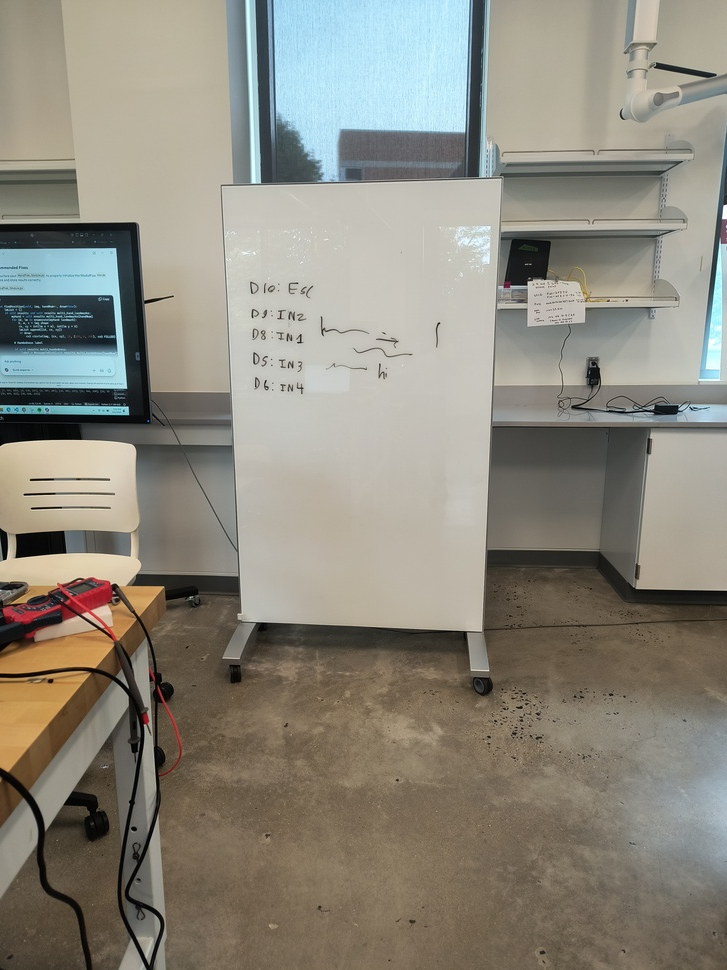
#> input picture e-raser-website/1000006672.jpg, 727 x 970 px, shrunk from 3072 x 4096 before the run, given in place of the camera
$ python robot_tracking.py
#> lines starting #> are read from the running program, lines starting #| are printed output that depends on the picture; after the words box and inside, x2 and y2 are one past the last pixel; in counts of white or black regions, pixels touching at a corner belong together
import numpy as np
import cv2

# ------------------ Configuration ------------------
# Replace these with actual detected corners of the whiteboard in camera space
x1, y1 = 50, 50      # top-left
x2, y2 = 500, 50     # top-right
x3, y3 = 50, 500     # bottom-left
x4, y4 = 500, 500    # bottom-right

MARGIN = 10  # in board units

# Whiteboard coordinate system
WHITEBOARD_WIDTH = 1000
WHITEBOARD_HEIGHT = 1000

# Camera index
CAMERA_INDEX = 1  # adjust if needed

# Filtering thresholds (tune these)
MIN_CONTOUR_AREA = 50
CIRCULARITY_THRESHOLD = 0.6    # above this, likely a circle
FILL_RATIO_THRESHOLD = 0.6     # area / enclosing circle area
ASPECT_RATIO_MIN = 2.0         # require elongation (max/min of bounding box)
HOUGH_MIN_LINE_LENGTH = 30
HOUGH_MAX_LINE_GAP = 10

# ---------------------------------------------------

# Homography setup
board_corners = np.array([
    [x1, y1],  # top-left
    [x2, y2],  # top-right
    [x4, y4],  # bottom-right
    [x3, y3],  # bottom-left
], dtype=np.float32)

grid_corners = np.array([
    [0, 0],
    [WHITEBOARD_WIDTH, 0],
    [WHITEBOARD_WIDTH, WHITEBOARD_HEIGHT],
    [0, WHITEBOARD_HEIGHT],
], dtype=np.float32)

M = cv2.getPerspectiveTransform(board_corners, grid_corners)
Minv = cv2.getPerspectiveTransform(grid_corners, board_corners)

# Precompute whiteboard mask in whiteboard space (with margin)
wb_mask = np.ones((WHITEBOARD_HEIGHT + 2 * MARGIN,
                   WHITEBOARD_WIDTH + 2 * MARGIN), dtype=np.uint8) * 255

# Video capture
cap = cv2.VideoCapture(CAMERA_INDEX)

# [20 lines left out: functions is_circle, aspect_ratio_filter, not called in this run]

while True:
    ret, frame = cap.read()
#> frame is the input picture: shape (970, 727, 3); mean B, G, R 125, 136.4, 140.2
    if not ret:
        print("Failed to read frame; exiting.")
        break

    gray = cv2.cvtColor(frame, cv2.COLOR_BGR2GRAY)
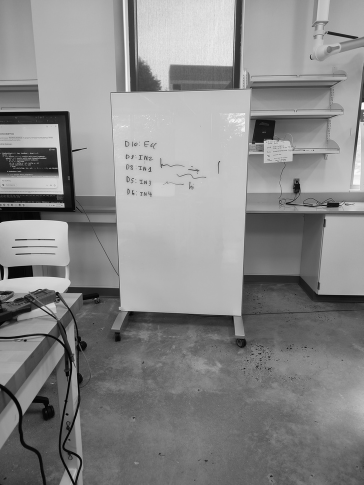
#> gray: shape (970, 727) (shown at 1/2 size); min 0, max 255, mean 136.2
    # Simple threshold; can be swapped for adaptive if needed
    _, thresh = cv2.threshold(gray, 250, 255, cv2.THRESH_BINARY)
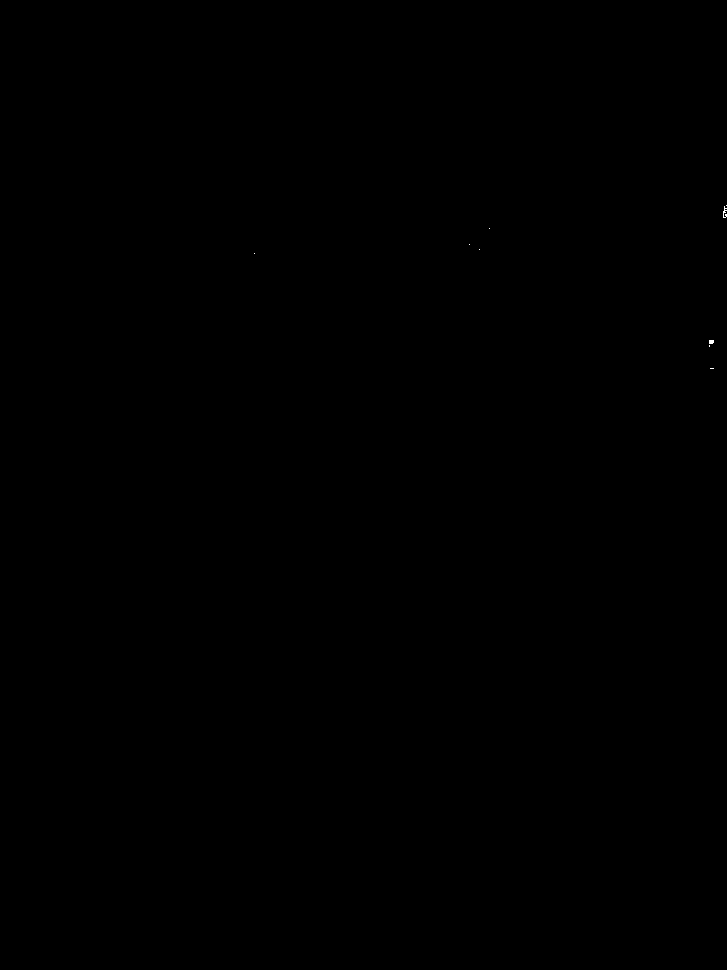
#> thresh: shape (970, 727); 0.01% white in thin lines or dots, all inside (x1, y1, x2, y2) = (254, 205, 727, 369)

    # Warp whiteboard mask into camera space
    mask_cam = cv2.warpPerspective(wb_mask,
                                   Minv,
                                   (frame.shape[1], frame.shape[0]),
                                   flags=cv2.INTER_NEAREST)
#> wb_mask: shape (1020, 1020); every value is 255
    _, mask_cam = cv2.threshold(mask_cam, 127, 255, cv2.THRESH_BINARY)

    # Mask thresholded image
    thresh_masked = cv2.bitwise_and(thresh, thresh, mask=mask_cam)
#> thresh_masked: shape (970, 727); 0% white in thin lines or dots, all inside (x1, y1, x2, y2) = (254, 228, 490, 254)

    # Morphological clean to improve line/blob shape
    kernel = cv2.getStructuringElement(cv2.MORPH_RECT, (5, 3))
    clean = cv2.morphologyEx(thresh_masked, cv2.MORPH_CLOSE, kernel, iterations=1)
    clean = cv2.morphologyEx(clean, cv2.MORPH_OPEN, kernel, iterations=1)
#> clean: shape (970, 727); every value is 0

    # Find contours
    contours, _ = cv2.findContours(clean, cv2.RETR_EXTERNAL, cv2.CHAIN_APPROX_SIMPLE)
#> contours = []

    valid_centroid = None
    debug_texts = []

    if contours:
        candidates = [c for c in contours if cv2.contourArea(c) >= MIN_CONTOUR_AREA]
        filtered = []
        for c in candidates:
            is_circ, circ_val, fill_ratio = is_circle(c)
            elongated, aspect = aspect_ratio_filter(c)
            # Keep if NOT circle and sufficiently elongated
            if not is_circ and elongated:
                filtered.append((c, circ_val, fill_ratio, aspect))
            else:
                # For debugging, note reasons
                reason = []
                if is_circ:
                    reason.append(f"circle (circ={circ_val:.2f}, fill={fill_ratio:.2f})")
                if not elongated:
                    reason.append(f"not elongated (aspect={aspect:.2f})")
                debug_texts.append(f"Rejected contour: {', '.join(reason)}")

        if filtered:
            # Choose largest by area among filtered
            filtered_sorted = sorted(filtered,
                                     key=lambda x: cv2.contourArea(x[0]),
                                     reverse=True)
            largest, circ_val, fill_ratio, aspect = filtered_sorted[0]
            M_blob = cv2.moments(largest)
            if M_blob["m00"] != 0:
                cx = int(M_blob["m10"] / M_blob["m00"])
                cy = int(M_blob["m01"] / M_blob["m00"])
                robot_pos_cam = np.array([[[cx, cy]]], dtype=np.float32)
                robot_pos_board = cv2.perspectiveTransform(robot_pos_cam, M)
                rx, ry = robot_pos_board[0][0]

                # Bounds check
                if -MARGIN <= rx <= WHITEBOARD_WIDTH + MARGIN and -MARGIN <= ry <= WHITEBOARD_HEIGHT + MARGIN:
                    valid_centroid = (cx, cy, rx, ry)
                    debug_texts.append(f"Accepted blob: circ={circ_val:.2f}, fill={fill_ratio:.2f}, aspect={aspect:.2f}")
                else:
                    debug_texts.append(f"Ignored blob (out of whiteboard bounds): transformed ({rx:.1f},{ry:.1f})")
            else:
                debug_texts.append("Skipped largest filtered contour: zero moment")
        else:
            debug_texts.append("No filtered (non-circular & elongated) contours; falling back to line detection")

    # Fallback: Hough line if no valid blob found
    if valid_centroid is None:
        # Use cleaned image for line detection
        edges = cv2.Canny(clean, 50, 150, apertureSize=3)
        lines = cv2.HoughLinesP(edges, rho=1, theta=np.pi / 180,
                                threshold=50,
                                minLineLength=HOUGH_MIN_LINE_LENGTH,
                                maxLineGap=HOUGH_MAX_LINE_GAP)
#> lines = None
        if lines is not None:
            # take longest line
            longest = max(lines[:, 0, :], key=lambda l: np.hypot(l[2]-l[0], l[3]-l[1]))
            x1_l, y1_l, x2_l, y2_l = longest
            cx = int((x1_l + x2_l) / 2)
            cy = int((y1_l + y2_l) / 2)
            robot_pos_cam = np.array([[[cx, cy]]], dtype=np.float32)
            robot_pos_board = cv2.perspectiveTransform(robot_pos_cam, M)
            rx, ry = robot_pos_board[0][0]
            if -MARGIN <= rx <= WHITEBOARD_WIDTH + MARGIN and -MARGIN <= ry <= WHITEBOARD_HEIGHT + MARGIN:
                valid_centroid = (cx, cy, rx, ry)
                debug_texts.append("Fallback: detected line, using its midpoint as robot position")
                cv2.line(frame, (x1_l, y1_l), (x2_l, y2_l), (0, 255, 255), 2)
            else:
                debug_texts.append("Fallback line found but transformed position is outside bounds")
        else:
            debug_texts.append("No line detected on fallback")

    # Visualization & output
    if valid_centroid:
        cx, cy, rx, ry = valid_centroid
        cv2.circle(frame, (cx, cy), 10, (0, 255, 0), -1)
        cv2.putText(frame, f"{int(rx)},{int(ry)}", (cx + 10, cy),
                    cv2.FONT_HERSHEY_SIMPLEX, 0.6, (0, 255, 0), 2)
        print(f"Robot position: x={rx:.2f}, y={ry:.2f} on whiteboard")
    else:
        # Optionally draw a notice
        cv2.putText(frame, "No valid robot marker detected", (20, 30),
                    cv2.FONT_HERSHEY_SIMPLEX, 0.7, (0, 0, 255), 2)

    # Draw whiteboard outline
    pts = board_corners.reshape(-1, 2).astype(int)
    cv2.polylines(frame, [pts], isClosed=True, color=(255, 0, 0), thickness=2)
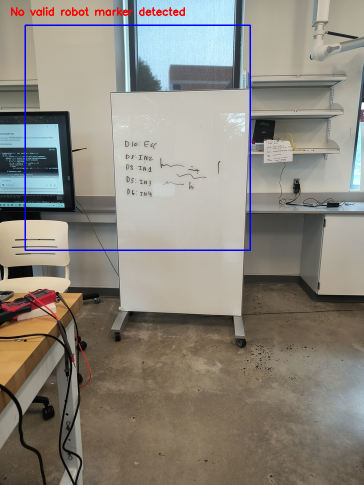
#> frame: shape (970, 727, 3) (shown at 1/2 size); mean B, G, R 125.2, 134.6, 139.3

    # Dim outside region for debugging (overlay)
    overlay = frame.copy()
    overlay[mask_cam == 0] = (overlay[mask_cam == 0] * 0.3).astype(np.uint8)
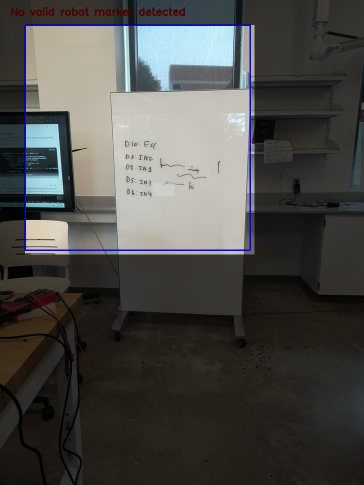
#> overlay: shape (970, 727, 3) (shown at 1/2 size); mean B, G, R 71.9, 74.8, 75.5
    frame = cv2.addWeighted(overlay, 0.7, frame, 0.3, 0)
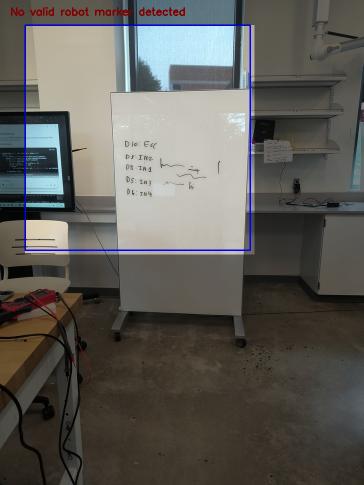
#> frame: shape (970, 727, 3) (shown at 1/2 size); mean B, G, R 87.9, 92.8, 94.6

    # Show debugging text (top-left)
    y0 = 50
    for i, txt in enumerate(debug_texts[-6:]):  # show up to last 6 messages
        y = y0 + i * 20
        cv2.putText(frame, txt, (10, y), cv2.FONT_HERSHEY_SIMPLEX, 0.45, (255, 255, 255), 1)
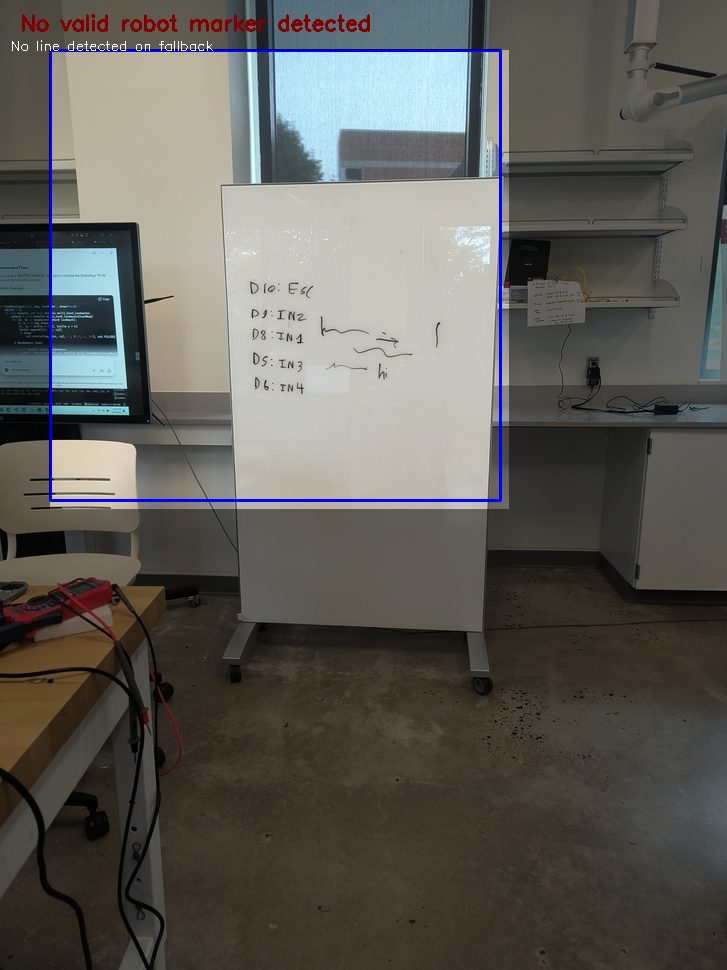
#> frame: shape (970, 727, 3); 0.06% of pixels changed, all inside (x1, y1, x2, y2) = (12, 40, 213, 51)

    # Display windows
    cv2.imshow("IR Camera View", frame)
    cv2.imshow("Thresholded (masked)", thresh_masked)
    cv2.imshow("Cleaned (morph)", clean)
    if valid_centroid is None:
        cv2.imshow("Edges (fallback)", edges if 'edges' in locals() else np.zeros_like(gray))

    if cv2.waitKey(1) & 0xFF == ord('q'):
#> (key q is pressed here)
        break

cap.release()
cv2.destroyAllWindows()

$ run again, on e-raser-website/backlit_no_light.jpg
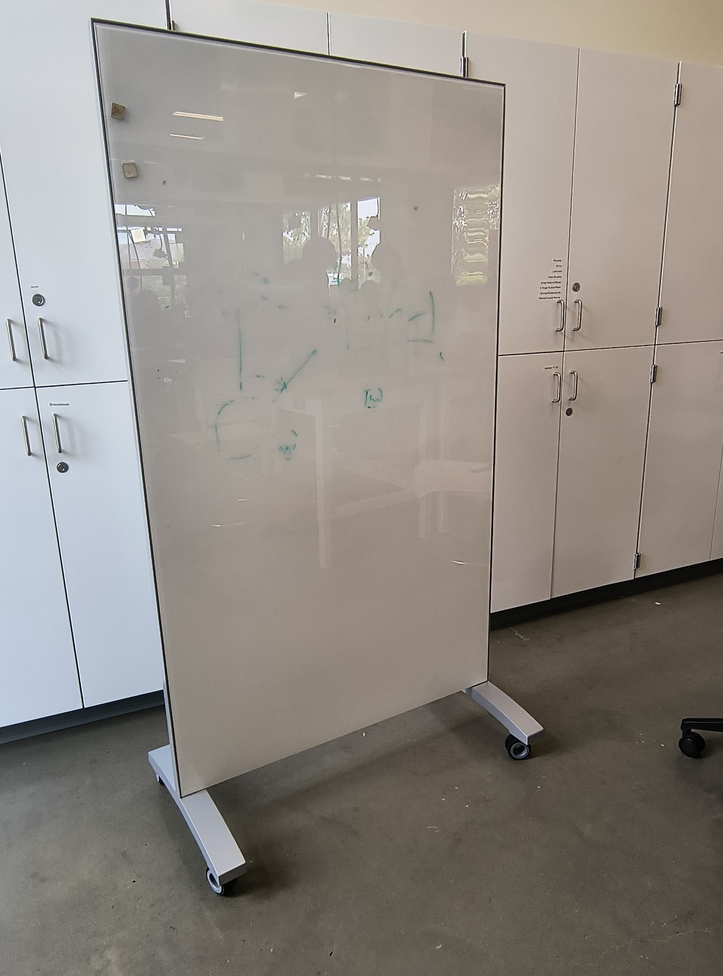
#> input picture e-raser-website/backlit_no_light.jpg, 723 x 976 px, shrunk from 3120 x 4208 before the run, given in place of the camera
#> frame is the input picture: shape (976, 723, 3); mean B, G, R 133.4, 139.8, 145.4
#> thresh: shape (976, 723); 0.02% white in thin lines or dots, all inside (x1, y1, x2, y2) = (7, 9, 576, 389)
#> wb_mask: shape (1020, 1020); every value is 255
#> thresh_masked: shape (976, 723); 0.02% white in thin lines or dots, all inside (x1, y1, x2, y2) = (115, 54, 492, 277)
#> contours = []
#> lines = None
#> `overlay[mask_cam == 0] = (overlay[mask_cam == 0] * 0.3).astype(np.uint8)`:
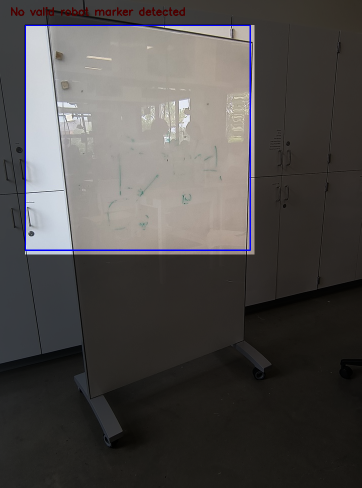
#> overlay: shape (976, 723, 3) (shown at 1/2 size); mean B, G, R 74, 75.2, 78
#> after the loop `for i, txt in enumerate(debug_texts[-6:]):`:
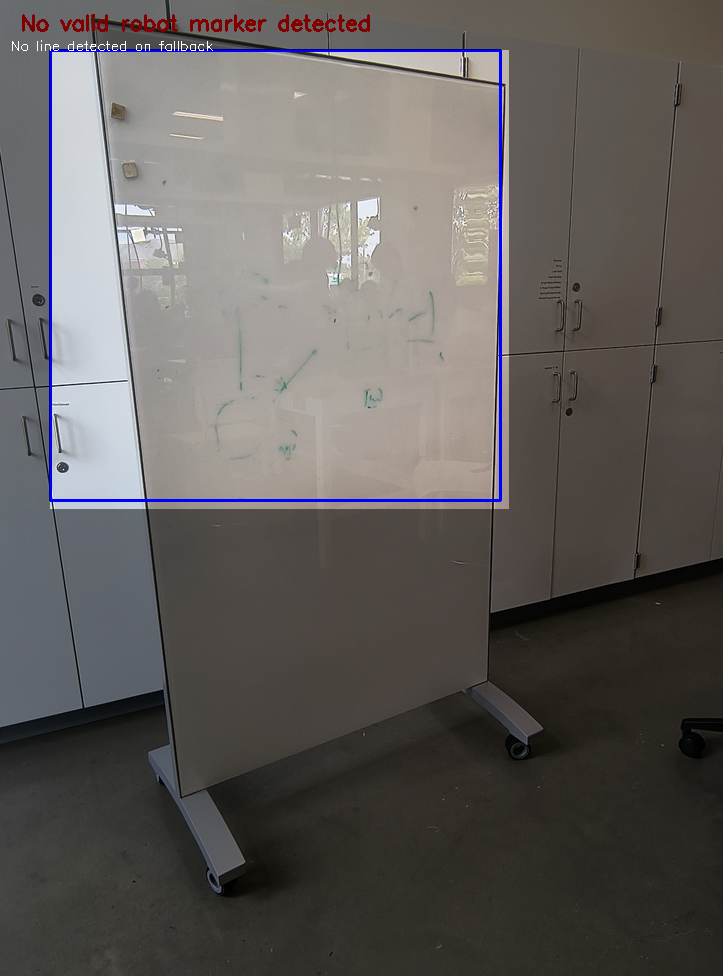
#> frame: shape (976, 723, 3); mean B, G, R 91.9, 94.1, 98

$ run again, on e-raser-website/backlit_with_small_light.jpg
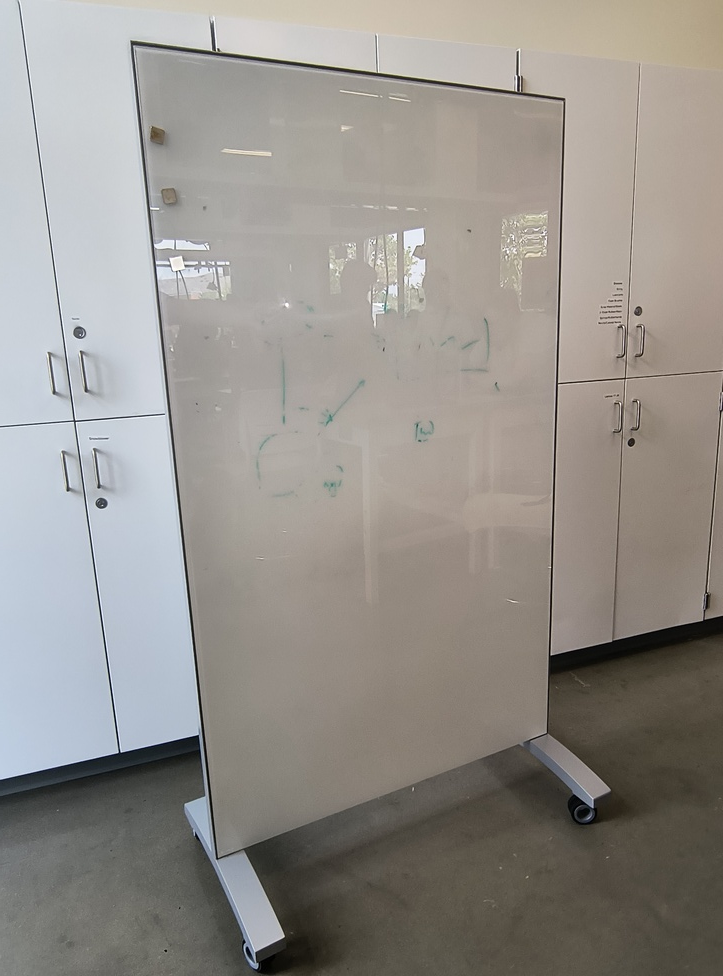
#> input picture e-raser-website/backlit_with_small_light.jpg, 723 x 976 px, shrunk from 3120 x 4208 before the run, given in place of the camera
#> frame is the input picture: shape (976, 723, 3); mean B, G, R 140.6, 145.8, 149.8
#> thresh: shape (976, 723); 0.03% white in thin lines or dots, all inside (x1, y1, x2, y2) = (47, 32, 643, 455)
#> wb_mask: shape (1020, 1020); every value is 255
#> thresh_masked: shape (976, 723); 0.02% white in thin lines or dots, all inside (x1, y1, x2, y2) = (61, 68, 509, 455)
#> contours = []
#> lines = None
#> `overlay[mask_cam == 0] = (overlay[mask_cam == 0] * 0.3).astype(np.uint8)`:
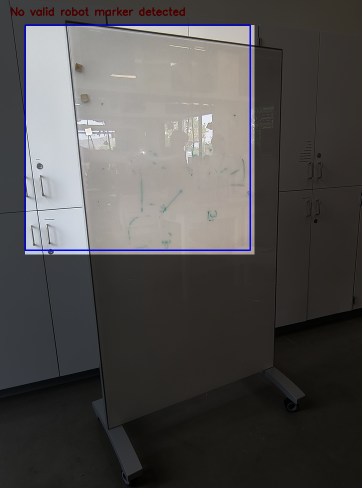
#> overlay: shape (976, 723, 3) (shown at 1/2 size); mean B, G, R 77.5, 78.1, 80.1
#> after the loop `for i, txt in enumerate(debug_texts[-6:]):`:
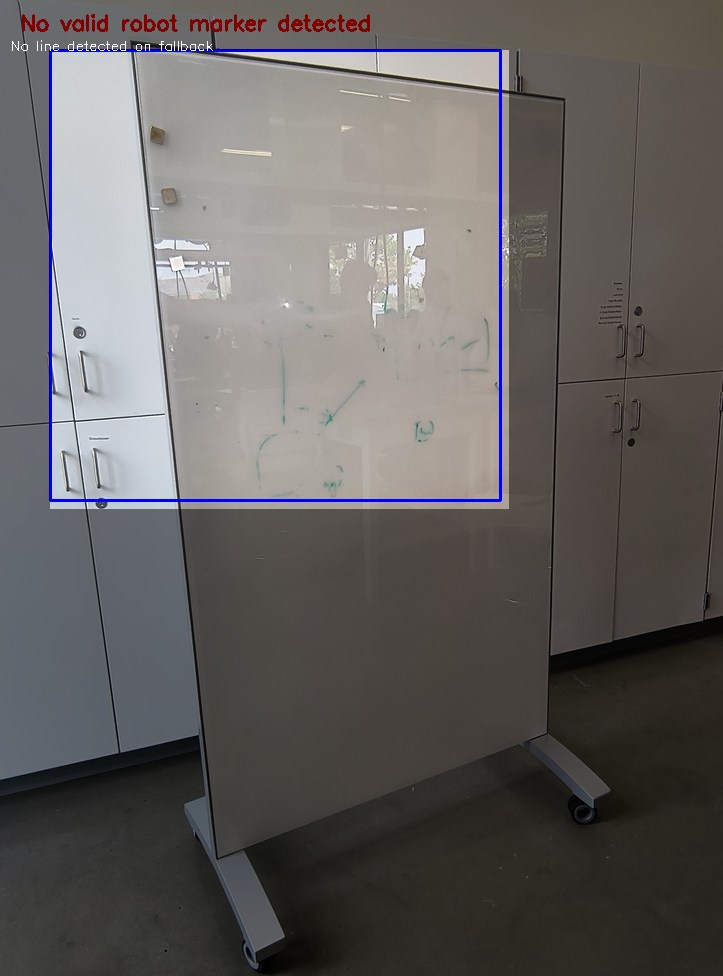
#> frame: shape (976, 723, 3); mean B, G, R 96.5, 97.9, 100.7
